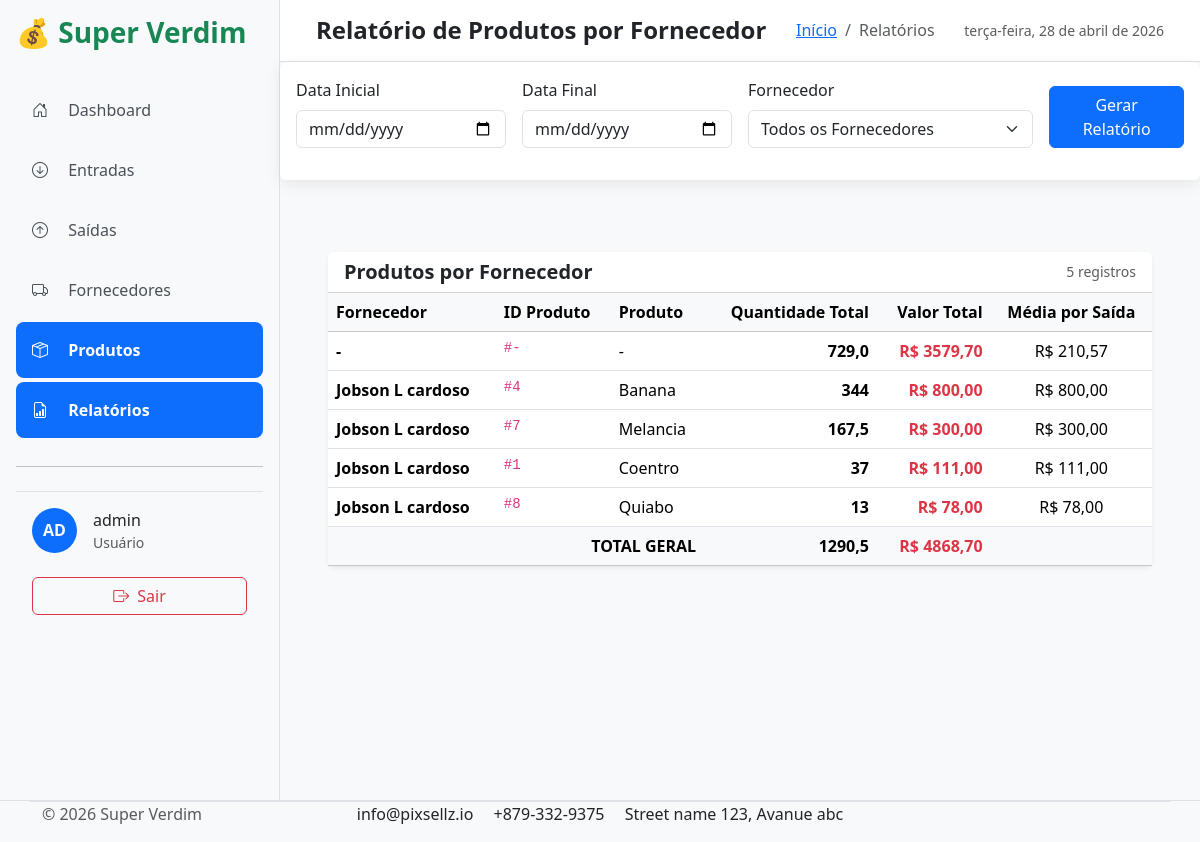
The page /fluxo/relatorios/produtos-fornecedor/ (signed in) on the database its author committed.
### produtos/models.py (models this page shows, shortened)
class Produto(models.Model):
    nome = models.CharField(max_length=200, verbose_name="Nome do Produto")
    unidade = models.CharField(max_length=20, default="UN", choices=[
        ('UN', 'Unidade'),
        ('KG', 'Quilograma'),
        ('LT', 'Litro'),
        ('CX', 'Caixa'),
        ('PCT', 'Pacote'),
    ], verbose_name="Unidade")
    preco_de_compra = models.DecimalField(max_digits=12, decimal_places=2, default=0.00, verbose_name="Preço de Compra")
    estoque_atual = models.FloatField(default=0, verbose_name="Estoque Atual")
    ativo = models.BooleanField(default=True, verbose_name="Ativo")
    criado = models.DateTimeField(auto_now_add=True)
    atualizado = models.DateTimeField(auto_now=True)
    class Meta:
        verbose_name = "Produto"
        verbose_name_plural = "Produtos"
        ordering = ['nome']

### movimentacoes/views.py (the view)
# urls.py: path('relatorios/produtos-fornecedor/', views.relatorio_produtos_fornecedor, name='relatorio_produtos_fornecedor'),
@login_required
def relatorio_produtos_fornecedor(request):
    data_inicial = request.GET.get('data_inicial')
    data_final = request.GET.get('data_final')
    fornecedor_id = request.GET.get('fornecedor')
    saidas = Saida.objects.select_related('produto', 'fornecedor', 'tipo').filter(
        tipo__nome__in=['Fornecedores']
    )
    if data_inicial:
        saidas = saidas.filter(data__gte=data_inicial)
    if data_final:
        saidas = saidas.filter(data__lte=data_final)
    if fornecedor_id:
        saidas = saidas.filter(fornecedor_id=fornecedor_id)
    relatorio = saidas.values(
        'fornecedor__nome',
        'produto__nome',
        'produto__id'
    ).annotate(
        quantidade_total=Sum('descricao'),
        valor_total=Sum('valor'),
        saidas_count=Count('id')
    ).order_by('fornecedor__nome', '-valor_total')
    for item in relatorio:
        if item['saidas_count'] and item['valor_total']:
            item['media_por_saida'] = item['valor_total'] / item['saidas_count']
        else:
            item['media_por_saida'] = 0
    total_quantidade = sum(item['quantidade_total'] or 0 for item in relatorio)
    total_valor = sum(item['valor_total'] or 0 for item in relatorio)
    context = {
        'relatorio': relatorio,
        'total_quantidade': total_quantidade,
        'total_valor': total_valor,
        'data_inicial': data_inicial,
        'data_final': data_final,
        'fornecedor_id': fornecedor_id,
        'fornecedores': Fornecedor.objects.filter(ativo=True).order_by('nome'),
    }
    return render(request, 'fluxo/relatorio_produtos_fornecedor.html', context)

### main/context_processors.py (called while the page is built, shortened)
def user_role(request):
    if request.user.is_authenticated:
        groups = list(request.user.groups.values_list('name', flat=True))
        return {
            'is_admin': 'Administrador' in groups,
            'is_gerente': 'Gerente' in groups,
            'is_usuario': 'Usuário' in groups,
            'user_groups': groups,
            'user': request.user,
            'user_full_name': request.user.get_full_name() or request.user.username,
        }

### templates/fluxo/relatorio_produtos_fornecedor.html (shortened to what this page needs)
{% extends 'base.html' %}
{% block page_title %}Relatório de Produtos por Fornecedor{% endblock %}
{% block breadcrumb_current %}Relatórios{% endblock %}
{% block content %}
<div class="card mb-4">
  <div class="card-body">
    <form method="GET" class="row g-3 align-items-end">
      <div class="col-md-3">
        <label class="form-label">Data Inicial</label>
        <input type="date" class="form-control" name="data_inicial" value="{{ data_inicial }}">
      </div>
      <div class="col-md-3">
        <label class="form-label">Data Final</label>
        <input type="date" class="form-control" name="data_final" value="{{ data_final }}">
      </div>
      <div class="col-md-4">
        <label class="form-label">Fornecedor</label>
        <select class="form-select" name="fornecedor">
          <option value="">Todos os Fornecedores</option>
        </select>
      </div>
      <div class="col-md-2">
        <button type="submit" class="btn btn-primary w-100">Gerar Relatório</button>
      </div>
    </form>
  </div>
</div>
<div class="p-3 p-md-5">
<div class="card shadow-sm">
  <div class="card-header bg-white d-flex justify-content-between align-items-center">
    <h5 class="mb-0 fw-semibold">Produtos por Fornecedor</h5>
      <small class="text-muted">
    {{ relatorio|length }} registros
    </small>
  </div>
  <div class="table-responsive">
    <table class="table table-hover mb-0">
      <thead class="table-light">
        <tr>
          <th>Fornecedor</th>
          <th>ID Produto</th>
          <th>Produto</th>
          <th class="text-end">Quantidade Total</th>
          <th class="text-end">Valor Total</th>
          <th class="text-center">Média por Saída</th>
        </tr>
      </thead>
      <tbody>
        {% for item in relatorio %}
        <tr>
          <td><strong>{{ item.fornecedor__nome|default:"-" }}</strong></td>
          <td><code>#{{ item.produto__id|default:"-" }}</code></td>
          <td>{{ item.produto__nome|default:"-" }}</td>
          <td class="text-end fw-bold">{{ item.quantidade_total|default:0 }}</td>
          <td class="text-end fw-bold text-danger">R$ {{ item.valor_total|floatformat:2 }}</td>
          <td class="text-center fw-medium">
            R$ {{ item.media_por_saida|floatformat:2 }}
          </td>
        </tr>
        {% empty %}
        <tr>
          <td colspan="6" class="text-center py-5 text-muted">
            Nenhum registro encontrado no período selecionado.
          </td>
        </tr>
        {% endfor %}
      </tbody>
      <tfoot class="table-light fw-bold">
        <tr>
          <td colspan="3" class="text-end">TOTAL GERAL</td>
          <td class="text-end">{{ total_quantidade }}</td>
          <td class="text-end text-danger">R$ {{ total_valor|floatformat:2 }}</td>
          <td></td>
        </tr>
      </tfoot>
    </table>
  </div>
</div>
</div>
{% endblock %}

### templates/includes/navbar.html (shortened to what this page needs)
{% load static %}
    <div class="d-flex justify-content-between align-items-center mb-4">
      <h3 class="text-success fw-bold">💰 Super Verdim</h3>
    </div>
      <ul class="nav flex-column">
        <li class="nav-item">
          <a href="{% url 'home' %}"
            class="nav-link py-3 px-3 mb-1 rounded-3 {% if request.path == '/' or request.path == '/dashboard/' %}active{% endif %}">
            <i class="bi bi-house-door me-3"></i> Dashboard
          </a>
        </li>
    <li class="nav-item">
      <a href="{% url 'entradas_list' %}"
         class="nav-link py-3 px-3 mb-1 rounded-3 {% if 'entradas' in request.path %}active{% endif %}">
        <i class="bi bi-arrow-down-circle me-3"></i> Entradas
      </a>
    </li>
    <li class="nav-item">
      <a href="{% url 'saidas_list' %}"
         class="nav-link py-3 px-3 mb-1 rounded-3 {% if 'saidas' in request.path %}active{% endif %}">
        <i class="bi bi-arrow-up-circle me-3"></i> Saídas
      </a>
    </li>
      <a href="{% url 'lista_fornecedores' %}"
         class="nav-link py-3 px-3 mb-1 rounded-3 {% if 'fornecedores' in request.path %}active{% endif %}">
        <i class="bi bi-truck me-3"></i> Fornecedores
      </a>
    <li>
      <a href="{% url 'lista_produtos' %}"
        class="nav-link py-3 px-3 mb-1 rounded-3 {% if 'produtos' in request.path %}active{% endif %}">
        <i class="bi bi-box-seam me-3"></i> Produtos
      </a>
    </li>
    <li class="nav-item">
      <a class="nav-link py-3 px-3 mb-1 rounded-3 {% if 'relatorio' in request.path %}active{% endif %}" href="#" data-bs-toggle="offcanvas" data-bs-target="#offcanvasRelatorios">
        <i class="bi bi-file-earmark-bar-graph me-3"></i> Relatórios
      </a>
    </li>
      <hr class="my-4">
      {% if user.is_authenticated %}
      <div class="mt-auto px-3 py-3 border-top">
        <div class="d-flex align-items-center gap-3">
          <div class="bg-primary text-white rounded-circle d-flex align-items-center justify-content-center" style="width: 45px; height: 45px;">
            <strong>{{ user.username|slice:":2"|upper }}</strong>
          </div>
          <div>
            <p class="mb-0 fw-medium">{{ user.get_full_name|default:user.username }}</p>
            <small class="text-muted">{{ user.email|default:"Usuário" }}</small>
          </div>
        </div>
        <br>
        <a href="{% url 'logout' %}" class="btn btn-outline-danger w-100 d-flex align-items-center justify-content-center gap-2">
          <i class="bi bi-box-arrow-right"></i> Sair
          </a>
        {% else %}
        <a href="{% url 'login' %}" class="btn btn-primary w-100">Fazer Login</a>
        {% endif %}
      </div>

### static/css/style.css (style rules this page uses)
body { font-family: 'Segoe UI', system-ui, sans-serif; }
.nav-link { color: #495057; transition: all 0.2s; }
.nav-link.active { background-color: #0d6efd !important; color: white !important; font-weight: 600; }
.card { border: none; box-shadow: 0 4px 15px rgba(0, 0, 0, 0.08); }

### rows shown on the page
Produto: fornecedor__nome "Jobson L cardoso", produto__id "4", produto__nome "Banana", quantidade_total "344", valor_total "800,00", media_por_saida "800,00"
Produto: fornecedor__nome "Jobson L cardoso", produto__id "7", produto__nome "Melancia", quantidade_total "167,5", valor_total "300,00", media_por_saida "300,00"
Produto: fornecedor__nome "Jobson L cardoso", produto__id "8", produto__nome "Quiabo", quantidade_total "13", valor_total "78,00", media_por_saida "78,00"

### other values the page prints
{{ user.username|slice:":2"|upper }} "AD"
{{ user.get_full_name|default:user.username }} "admin"
{{ user.email|default:"Usuário" }} "Usuário"
{{ relatorio|length }} "5"
{{ item.fornecedor__nome|default:"-" }} "-" "Jobson L cardoso"
{{ item.produto__id|default:"-" }} "-" "1"
{{ item.produto__nome|default:"-" }} "-" "Coentro"
{{ item.quantidade_total|default:0 }} "729,0" "37"
{{ item.valor_total|floatformat:2 }} "3579,70" "111,00"
{{ item.media_por_saida|floatformat:2 }} "210,57" "111,00"
{{ total_quantidade }} "1290,5"
{{ total_valor|floatformat:2 }} "4868,70"
